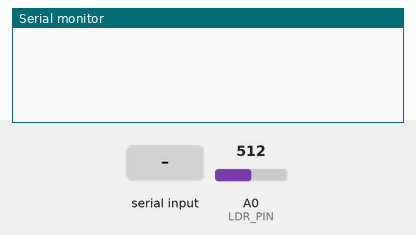
This sketch was run on a simulated Arduino Uno, built with avr-gcc and run on an emulated ATmega328P. On the bench: the last lines printed to the serial monitor. The inputs (shaded band) are chosen by the test bench; at power-on: A0 (LDR_PIN) = 512.

Above: at 1.2 s.
1.3 s: "p" received over Serial
At 2.5 s:
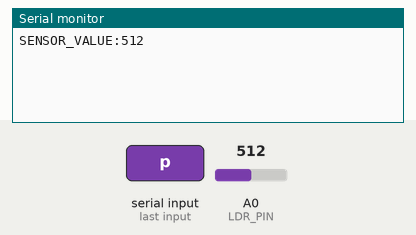
2.8 s: "s" received over Serial
At 3.6 s:
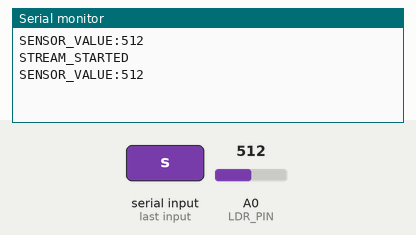
4.3 s: "x" received over Serial
At 4.8 s:
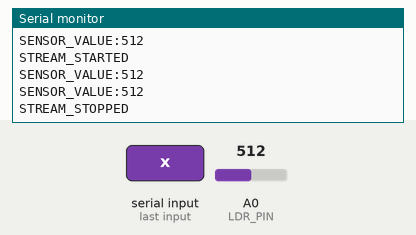

The sketch:

sensor_mcu.ino
```cpp
const int LDR_PIN = A0;
unsigned long streamInterval = 1000;
bool streaming = false;
unsigned long lastStream = 0;

void setup() {
  Serial.begin(9600);
}

void loop() {
  if (Serial.available() > 0) {
    char cmd = Serial.read();
    if (cmd == 'p') {
      int val = analogRead(LDR_PIN);
      Serial.print("SENSOR_VALUE:");
      Serial.println(val);
    } else if (cmd == 's') {
      streaming = true;
      Serial.println("STREAM_STARTED");
    } else if (cmd == 'x') {
      streaming = false;
      Serial.println("STREAM_STOPPED");
    }
  }

  if (streaming) {
    unsigned long now = millis();
    if (now - lastStream >= streamInterval) {
      int val = analogRead(LDR_PIN);
      Serial.print("SENSOR_VALUE:");
      Serial.println(val);
      lastStream = now;
    }
  }
}
```

Measured:
- after the input at 1.3 s, the serial monitor: prints a new line at once (image 1)
- after the input at 2.8 s, the serial monitor: prints a new line at once (image 2)
- after the input at 4.3 s, the serial monitor: prints a new line at once (image 3)
